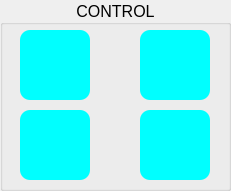
     <widget class="QGroupBox" name="groupBox_control">
      <property name="geometry">
       <rect>
        <x>10</x>
        <y>410</y>
        <width>231</width>
        <height>191</height>
       </rect>
      </property>
      <property name="font">
       <font>
        <pointsize>12</pointsize>
       </font>
      </property>
      <property name="title">
       <string>CONTROL</string>
      </property>
      <property name="alignment">
       <set>Qt::AlignCenter</set>
      </property>
      <widget class="QPushButton" name="pushButton_stop">
       <property name="geometry">
        <rect>
         <x>140</x>
         <y>30</y>
         <width>70</width>
         <height>70</height>
        </rect>
       </property>
       <property name="font">
        <font>
         <pointsize>12</pointsize>
        </font>
       </property>
       <property name="styleSheet">
        <string notr="true">
QPushButton{
border-radius: 10px;
background-color: #00ffff;
}

QPushButton:pressed {
    padding-top: 5px;
    padding-left: 5px;
}
</string>
       </property>
       <property name="text">
        <string/>
       </property>
       <property name="icon">
        <iconset>
         <normaloff>../Icon/Stop.png</normaloff>../Icon/Stop.png</iconset>
       </property>
       <property name="iconSize">
        <size>
         <width>80</width>
         <height>80</height>
        </size>
       </property>
      </widget>
      <widget class="QPushButton" name="pushButton_setHome">
       <property name="geometry">
        <rect>
         <x>20</x>
         <y>110</y>
         <width>70</width>
         <height>70</height>
        </rect>
       </property>
       <property name="font">
        <font>
         <pointsize>12</pointsize>
        </font>
       </property>
       <property name="styleSheet">
        <string notr="true">
QPushButton{
border-radius: 10px;
background-color: #00ffff;
}

QPushButton:pressed {
    padding-top: 5px;
    padding-left: 5px;
}
</string>
       </property>
       <property name="text">
        <string/>
       </property>
       <property name="icon">
        <iconset>
         <normaloff>../Icon/Home.png</normaloff>../Icon/Home.png</iconset>
       </property>
       <property name="iconSize">
        <size>
         <width>80</width>
         <height>80</height>
        </size>
       </property>
      </widget>
      <widget class="QPushButton" name="pushButton_reset">
       <property name="geometry">
        <rect>
         <x>140</x>
         <y>110</y>
         <width>70</width>
         <height>70</height>
        </rect>
       </property>
       <property name="font">
        <font>
         <pointsize>12</pointsize>
        </font>
       </property>
       <property name="styleSheet">
        <string notr="true">
QPushButton{
border-radius: 10px;
background-color: #00ffff;
}

QPushButton:pressed {
    padding-top: 5px;
    padding-left: 5px;
}
</string>
       </property>
       <property name="text">
        <string/>
       </property>
       <property name="icon">
        <iconset>
         <normaloff>../Icon/Reset.png</normaloff>../Icon/Reset.png</iconset>
       </property>
       <property name="iconSize">
        <size>
         <width>80</width>
         <height>80</height>
        </size>
       </property>
      </widget>
      <widget class="QPushButton" name="pushButton_run">
       <property name="geometry">
        <rect>
         <x>20</x>
         <y>30</y>
         <width>70</width>
         <height>70</height>
        </rect>
       </property>
       <property name="font">
        <font>
         <pointsize>12</pointsize>
        </font>
       </property>
       <property name="styleSheet">
        <string notr="true">QPushButton{
border-radius: 10px;
background-color: #00ffff;
}

QPushButton:pressed {
    padding-top: 5px;
    padding-left: 5px;
}</string>
       </property>
       <property name="text">
        <string/>
       </property>
       <property name="icon">
        <iconset>
         <normaloff>../Icon/Start1.png</normaloff>
         <normalon>../Delta-X-Software/Delta X Software C++/DeltaRobot-Software/icon/connected.png</normalon>../Icon/Start1.png</iconset>
       </property>
       <property name="iconSize">
        <size>
         <width>80</width>
         <height>80</height>
        </size>
       </property>
       <property name="flat">
        <bool>false</bool>
       </property>
      </widget>
     </widget>
